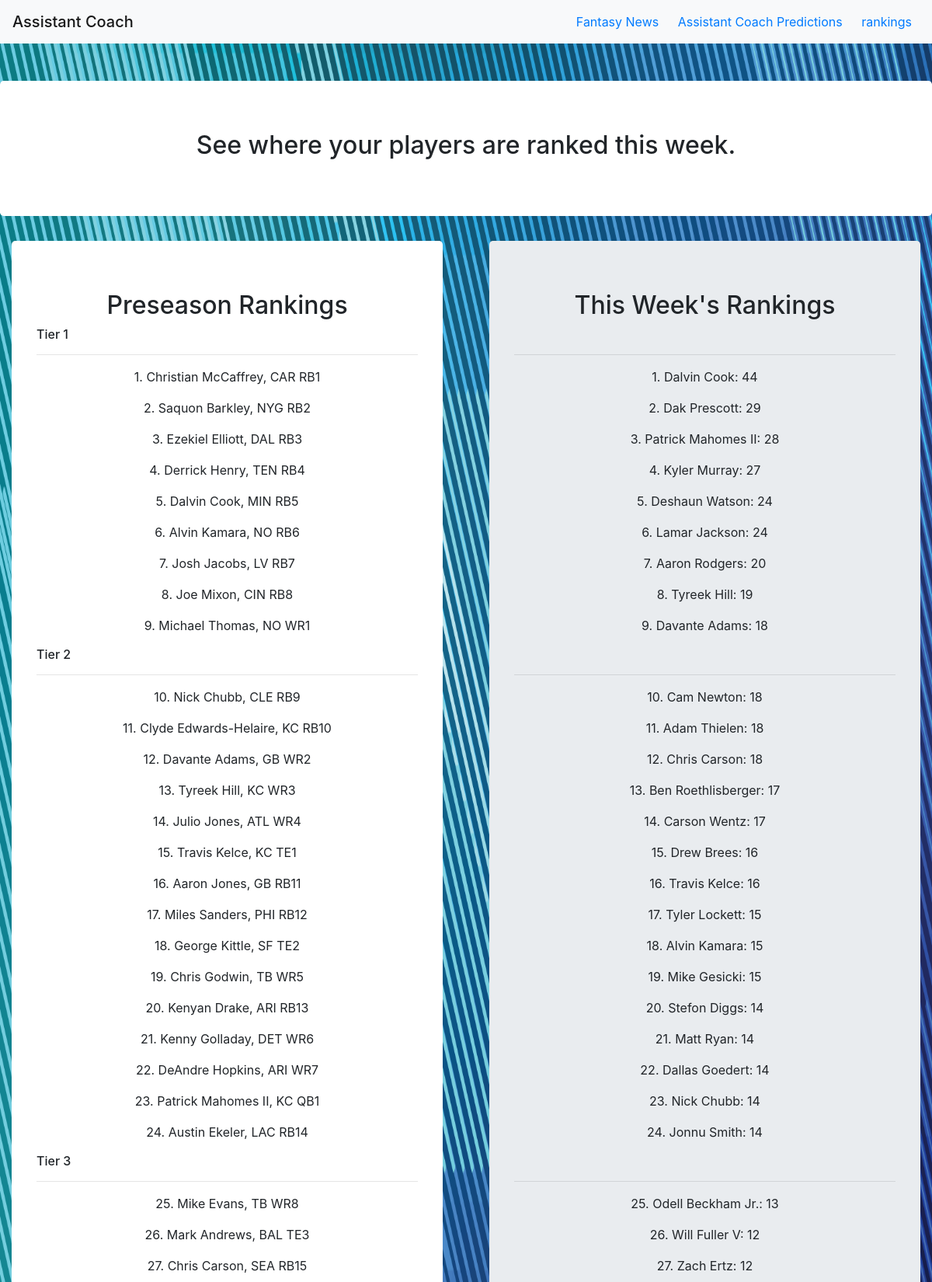
The page /rankings/ (upper part) on the database its author committed.
### news/models.py (models this page shows)
class Player(models.Model):
	name = models.CharField(max_length=200)
	current_projection = models.IntegerField()

### news/views.py (the view)
# urls.py: path('rankings/', views.rankings_page, name='rankings'),
def rankings_page(request):
	print(Player.objects.all())
	projections = []
	for i in list(Player.objects.all()):
		projections.append([i.name,i.current_projection])
	names_copy = names.copy()
	count = 0
	for i in names:
		count += 1
		if count > 67:
			names_copy.pop(i)
	context = {'names':names_copy, 'projections':projections}
	return render(request, 'news/rankings.html',context)

### news/templates/news/rankings.html (shortened to what this page needs)
{% extends 'news/navbar.html' %}
{% block content %}
{% load static %}
<!DOCTYPE html>
<html>
<head>
</head>
<body>
	<br><br>
	<div class="jumbotron white">
		<h2>See where your players are ranked this week.</h2>
	</div>
	<div class="row">
		<div class="col">
			<div class="container">
				<div class="jumbotron white">
					<h2>Preseason Rankings</h2>
					{% for i in names.items %}
						{% if forloop.counter == 1 %}
							<h6 class="tier1-header">Tier 1</h6>
							<hr class="tier1">
						{% endif %}
						{% if forloop.counter == 10 %}
							<h6>Tier 2</h6>
							<hr>
						{% endif %}
						{% if forloop.counter == 25 %}
							<h6>Tier 3</h6>
							<hr>
						{% endif %}
						<p>{{forloop.counter}}. {{i.0}}, {{i.1.0}} {{i.1.1}}</p>
					{% endfor %}
				</div>
			</div>
		</div>
		<div class="col">
			<div class="container">
				<div class="jumbotron">
					<h2>This Week's Rankings</h2>
					{% for plr in projections %}
						{% if forloop.counter == 1 %}
							<hr class="tier1">
						{% endif %}
						{% if forloop.counter == 10 %}
							<hr>
						{% endif %}
						{% if forloop.counter == 25 %}
							<hr>
						{% endif %}
						<p>{{forloop.counter}}. {{plr.0}}: {{plr.1}}</p>
					{% endfor %}
				</div>
			</div>
		</div>
	</div>
</body>
</html>
{% endblock %}

### news/templates/news/navbar.html (shortened to what this page needs)
<link rel="stylesheet" href="https://stackpath.bootstrapcdn.com/bootstrap/4.5.2/css/bootstrap.min.css">
{% load static %}
<nav class="navbar navbar-light bg-light">
  <span class="navbar-brand mb-0 h1">Assistant Coach</span>
  <span>
  	<a class="nav-item nav-txt" href="{% url 'news' %}">Fantasy News</a>
  	<a class="nav-item nav-txt" href="{% url 'predictions' %}">Assistant Coach Predictions</a>
  	<a class="nav-item nav-txt" href="{% url 'rankings' %}">rankings</a>
  </span>
</nav>
{% block content %}
{% endblock %}

### news/templates/news/navbar.html (style rules this page uses)
.nav-txt { padding:10px; }

### rows shown on the page
Player: name "Dalvin Cook"
Player: name "Dak Prescott"
Player: name "Patrick Mahomes II"
Player: name "Kyler Murray"
Player: name "Deshaun Watson"
Player: name "Lamar Jackson"
Player: name "Aaron Rodgers"
Player: name "Tyreek Hill"
Player: name "Davante Adams"
Player: name "Cam Newton"
Player: name "Adam Thielen"
Player: name "Chris Carson"
Player: name "Ben Roethlisberger"
Player: name "Carson Wentz"
Player: name "Drew Brees"
Player: name "Travis Kelce"
Player: name "Tyler Lockett"
Player: name "Alvin Kamara"
Player: name "Mike Gesicki"
Player: name "Stefon Diggs"
Player: name "Matt Ryan"
Player: name "Dallas Goedert"
Player: name "Nick Chubb"
Player: name "Jonnu Smith"
Player: name "Odell Beckham Jr."
Player: name "Will Fuller V"
Player: name "Zach Ertz"

### other values the page prints
{{ i.0 }} "Christian McCaffrey" "Saquon Barkley" "Ezekiel Elliott" "Derrick Henry" "Dalvin Cook" "Alvin Kamara" "Josh Jacobs" "Joe Mixon" "Michael Thomas" "Nick Chubb" "Clyde Edwards-Helaire" "Davante Adams" "Tyreek Hill" "Julio Jones" "Travis Kelce" "Aaron Jones" "Miles Sanders" "George Kittle" "Chris Godwin" "Kenyan Drake" "Kenny Golladay" "DeAndre Hopkins" "Patrick Mahomes II" "Austin Ekeler" "Mike Evans" "Mark Andrews" "Chris Carson"
{{ i.1.0 }} "CAR" "NYG" "DAL" "TEN" "MIN" "NO" "LV" "CIN" "NO" "CLE" "KC" "GB" "KC" "ATL" "KC" "GB" "PHI" "SF" "TB" "ARI" "DET" "ARI" "KC" "LAC" "TB" "BAL" "SEA"
{{ i.1.1 }} "RB1" "RB2" "RB3" "RB4" "RB5" "RB6" "RB7" "RB8" "WR1" "RB9" "RB10" "WR2" "WR3" "WR4" "TE1" "RB11" "RB12" "TE2" "WR5" "RB13" "WR6" "WR7" "QB1" "RB14" "WR8" "TE3" "RB15"
{{ plr.1 }} "44" "29" "28" "27" "24" "24" "20" "19" "18" "18" "18" "18" "17" "17" "16" "16" "15" "15" "15" "14" "14" "14" "14" "14" "13" "12" "12"
